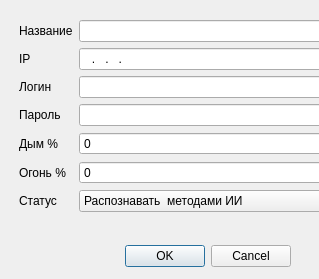
<?xml version="1.0" encoding="UTF-8"?>
<ui version="4.0">
 <class>OneCameraForm</class>
 <widget class="QDialog" name="OneCameraForm">
  <property name="geometry">
   <rect>
    <x>0</x>
    <y>0</y>
    <width>319</width>
    <height>279</height>
   </rect>
  </property>
  <property name="windowTitle">
   <string>Редакнирование</string>
  </property>
  <widget class="QDialogButtonBox" name="buttonBox">
   <property name="geometry">
    <rect>
     <x>50</x>
     <y>240</y>
     <width>241</width>
     <height>32</height>
    </rect>
   </property>
   <property name="orientation">
    <enum>Qt::Horizontal</enum>
   </property>
   <property name="standardButtons">
    <set>QDialogButtonBox::Cancel|QDialogButtonBox::Ok</set>
   </property>
  </widget>
  <widget class="QWidget" name="formLayoutWidget">
   <property name="geometry">
    <rect>
     <x>19</x>
     <y>20</y>
     <width>371</width>
     <height>211</height>
    </rect>
   </property>
   <layout class="QFormLayout" name="formLayout">
    <item row="0" column="0">
     <widget class="QLabel" name="label">
      <property name="text">
       <string>Название</string>
      </property>
     </widget>
    </item>
    <item row="0" column="1">
     <widget class="QLineEdit" name="edtCameraName"/>
    </item>
    <item row="1" column="1">
     <widget class="QLineEdit" name="edtCameraIP">
      <property name="inputMask">
       <string>000.000.000.000</string>
      </property>
     </widget>
    </item>
    <item row="1" column="0">
     <widget class="QLabel" name="label_2">
      <property name="text">
       <string>IP</string>
      </property>
     </widget>
    </item>
    <item row="2" column="0">
     <widget class="QLabel" name="label_3">
      <property name="text">
       <string>Логин</string>
      </property>
     </widget>
    </item>
    <item row="2" column="1">
     <widget class="QLineEdit" name="edtLogin"/>
    </item>
    <item row="3" column="0">
     <widget class="QLabel" name="label_4">
      <property name="text">
       <string>Пароль</string>
      </property>
     </widget>
    </item>
    <item row="3" column="1">
     <widget class="QLineEdit" name="edtPassword">
      <property name="echoMode">
       <enum>QLineEdit::Password</enum>
      </property>
     </widget>
    </item>
    <item row="4" column="0">
     <widget class="QLabel" name="label_5">
      <property name="text">
       <string>Дым %</string>
      </property>
     </widget>
    </item>
    <item row="4" column="1">
     <widget class="QSpinBox" name="sbSmokePerc">
      <property name="maximum">
       <number>100</number>
      </property>
     </widget>
    </item>
    <item row="5" column="0">
     <widget class="QLabel" name="label_6">
      <property name="text">
       <string>Огонь %</string>
      </property>
     </widget>
    </item>
    <item row="6" column="0">
     <widget class="QLabel" name="label_7">
      <property name="text">
       <string>Статус</string>
      </property>
     </widget>
    </item>
    <item row="5" column="1">
     <widget class="QSpinBox" name="sbFirePerc">
      <property name="maximum">
       <number>100</number>
      </property>
     </widget>
    </item>
    <item row="6" column="1">
     <widget class="QComboBox" name="cbStatus">
      <item>
       <property name="text">
        <string>Распознавать  методами ИИ</string>
       </property>
      </item>
      <item>
       <property name="text">
        <string>Распознавать методом ЦА</string>
       </property>
      </item>
      <item>
       <property name="text">
        <string>Распознавать смешанным методом</string>
       </property>
      </item>
     </widget>
    </item>
   </layout>
  </widget>
 </widget>
 <resources/>
 <connections>
  <connection>
   <sender>buttonBox</sender>
   <signal>accepted()</signal>
   <receiver>OneCameraForm</receiver>
   <slot>accept()</slot>
   <hints>
    <hint type="sourcelabel">
     <x>248</x>
     <y>254</y>
    </hint>
    <hint type="destinationlabel">
     <x>157</x>
     <y>274</y>
    </hint>
   </hints>
  </connection>
  <connection>
   <sender>buttonBox</sender>
   <signal>rejected()</signal>
   <receiver>OneCameraForm</receiver>
   <slot>reject()</slot>
   <hints>
    <hint type="sourcelabel">
     <x>316</x>
     <y>260</y>
    </hint>
    <hint type="destinationlabel">
     <x>286</x>
     <y>274</y>
    </hint>
   </hints>
  </connection>
 </connections>
</ui>
